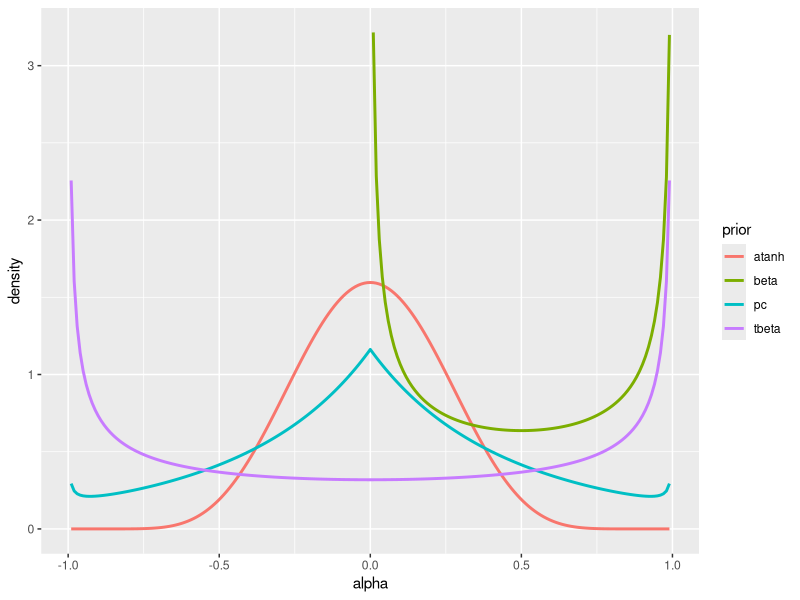
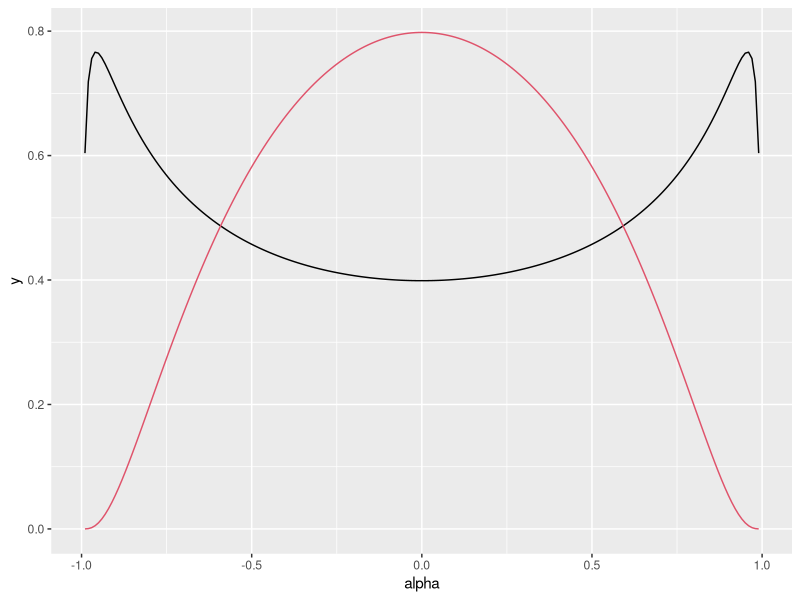

These charts were generated, in order, by the following R code:
library(ggplot2)

alpha <- seq(from = -.99, to = .99, len = 201)

normal_tanh <- function(x, mean = 0, sd = 1, log = FALSE) {
  stopifnot(all(abs(x) <= 1))
  theta <- atanh(x)
  
  lp_theta <- dnorm(theta, mean = mean, sd = sd, log = TRUE) - log1p(- x * x)
  
  if (!log) return(exp(lp_theta))
  return(lp_theta)
}

pc_base0 <- function(x, u, alpha_param, log = FALSE) {
  stopifnot(all(abs(x) <= 1))
  theta <- - log(alpha_param) / sqrt(- log1p(- u * u))
  log1mx <- log1p(- x * x)
  lp_tx <- rep(log(theta) - log(2), length(x))
  idx <- x != 0
  if (any(idx)) {
    x_sub <- x[idx]
    log1mx_sub <- log1mx[idx] 
    lp_tx[idx] <- 
      log(theta) - log(2) -
      theta * sqrt(-log1mx_sub) + 
      log(abs(x_sub)) -
      log1mx_sub - 0.5 * log(-log1mx_sub)
  } 
  if (!log) return(exp(lp_tx))
  return(lp_tx)
}

trans_beta <- function(x, a = 1, b = 1, log = FALSE) {
  theta <- 0.5 * (x + 1)
  lp_theta <- dbeta(theta, shape1 = a, shape2 = b, log = TRUE) - log(2)
  
  if (!log) return(exp(lp_theta))
  return(lp_theta)
}

dt_aux <-
  data.frame(alpha = alpha) |>
  transform(atanh = normal_tanh(alpha, sd = 0.25),
            pc    = pc_base0(alpha, 0.9, 0.05),
            tbeta = trans_beta(alpha, 0.5, 0.5),
            beta  = ifelse(alpha >= 0, dbeta(alpha, 0.5, 0.5), NA_real_))

tidyr::pivot_longer(dt_aux,
                    cols = atanh:beta,
                    names_to = "prior",
                    values_to = "density") |>
  ggplot(data = _,
         aes(x = alpha,
             y = density,
             color = prior)) +
  geom_line(lwd = 1)

ggplot(data.frame(alpha = alpha),
       aes(x = alpha)) +
  stat_function(fun = normal_tanh,
                xlim = c(-0.99, 0.99),
                n = 201) +
  stat_function(fun = normal_tanh,
                xlim = c(-0.99, 0.99),
                args = list(mean = 0,
                            sd = .5),
                n = 201,
                color = 2)
